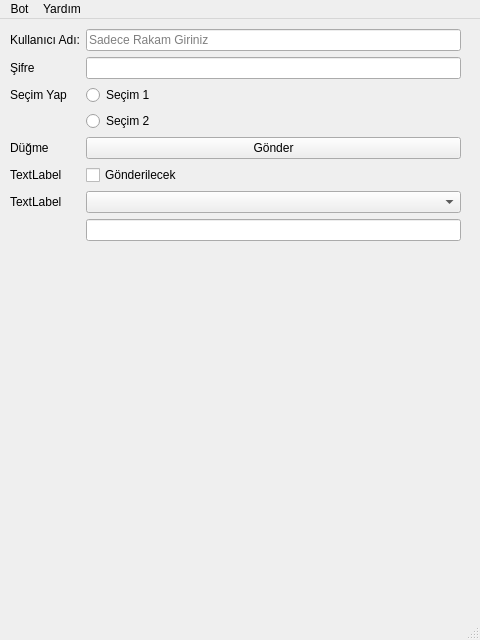
<?xml version="1.0" encoding="UTF-8"?>
<ui version="4.0">
 <class>MainWindow</class>
 <widget class="QMainWindow" name="MainWindow">
  <property name="geometry">
   <rect>
    <x>0</x>
    <y>0</y>
    <width>480</width>
    <height>640</height>
   </rect>
  </property>
  <property name="windowTitle">
   <string>MainWindow</string>
  </property>
  <widget class="QWidget" name="centralwidget">
   <widget class="QWidget" name="formLayoutWidget">
    <property name="geometry">
     <rect>
      <x>10</x>
      <y>10</y>
      <width>451</width>
      <height>581</height>
     </rect>
    </property>
    <layout class="QFormLayout" name="formLayout">
     <property name="sizeConstraint">
      <enum>QLayout::SetNoConstraint</enum>
     </property>
     <property name="fieldGrowthPolicy">
      <enum>QFormLayout::AllNonFixedFieldsGrow</enum>
     </property>
     <property name="rowWrapPolicy">
      <enum>QFormLayout::DontWrapRows</enum>
     </property>
     <item row="1" column="0">
      <widget class="QLabel" name="label_2">
       <property name="text">
        <string>Kullanıcı Adı:</string>
       </property>
      </widget>
     </item>
     <item row="1" column="1">
      <widget class="QLineEdit" name="txtUser">
       <property name="inputMask">
        <string extracomment="Rakam Girilir"/>
       </property>
       <property name="text">
        <string extracomment="Rakam Girilir"/>
       </property>
       <property name="maxLength">
        <number>11</number>
       </property>
       <property name="placeholderText">
        <string>Sadece Rakam Giriniz</string>
       </property>
      </widget>
     </item>
     <item row="2" column="0">
      <widget class="QLabel" name="label">
       <property name="text">
        <string>Şifre</string>
       </property>
      </widget>
     </item>
     <item row="2" column="1">
      <widget class="QLineEdit" name="txtPass">
       <property name="echoMode">
        <enum>QLineEdit::Password</enum>
       </property>
      </widget>
     </item>
     <item row="3" column="0">
      <widget class="QLabel" name="label_3">
       <property name="text">
        <string>Seçim Yap</string>
       </property>
      </widget>
     </item>
     <item row="3" column="1">
      <widget class="QRadioButton" name="rdb1">
       <property name="text">
        <string>Seçim 1</string>
       </property>
      </widget>
     </item>
     <item row="4" column="1">
      <widget class="QRadioButton" name="rdb2">
       <property name="text">
        <string>Seçim 2</string>
       </property>
      </widget>
     </item>
     <item row="5" column="0">
      <widget class="QLabel" name="label_4">
       <property name="text">
        <string>Düğme</string>
       </property>
      </widget>
     </item>
     <item row="5" column="1">
      <widget class="QPushButton" name="btGonder">
       <property name="text">
        <string>Gönder</string>
       </property>
      </widget>
     </item>
     <item row="6" column="0">
      <widget class="QLabel" name="label_5">
       <property name="text">
        <string>TextLabel</string>
       </property>
      </widget>
     </item>
     <item row="6" column="1">
      <widget class="QCheckBox" name="chkSecim">
       <property name="text">
        <string>Gönderilecek</string>
       </property>
      </widget>
     </item>
     <item row="8" column="0">
      <widget class="QLabel" name="label_6">
       <property name="text">
        <string>TextLabel</string>
       </property>
      </widget>
     </item>
     <item row="8" column="1">
      <widget class="QComboBox" name="cmbSecim"/>
     </item>
     <item row="9" column="1">
      <widget class="QLineEdit" name="txtGiris">
       <property name="inputMask">
        <string extracomment="Rakam Girilir"/>
       </property>
       <property name="text">
        <string extracomment="Rakam Girilir"/>
       </property>
       <property name="maxLength">
        <number>11</number>
       </property>
       <property name="placeholderText">
        <string/>
       </property>
      </widget>
     </item>
    </layout>
   </widget>
  </widget>
  <widget class="QMenuBar" name="menubar">
   <property name="geometry">
    <rect>
     <x>0</x>
     <y>0</y>
     <width>480</width>
     <height>21</height>
    </rect>
   </property>
   <widget class="QMenu" name="menuBot">
    <property name="title">
     <string>Bot</string>
    </property>
    <addaction name="actionHesap_Bilgileri"/>
   </widget>
   <widget class="QMenu" name="yardim">
    <property name="title">
     <string>Yardım</string>
    </property>
    <addaction name="hakkinda"/>
   </widget>
   <addaction name="menuBot"/>
   <addaction name="yardim"/>
  </widget>
  <widget class="QStatusBar" name="statusbar"/>
  <action name="actionHesap_Bilgileri">
   <property name="text">
    <string>Hesap Bilgileri</string>
   </property>
  </action>
  <action name="hakkinda">
   <property name="text">
    <string>Hakkında</string>
   </property>
  </action>
 </widget>
 <resources/>
 <connections/>
</ui>
